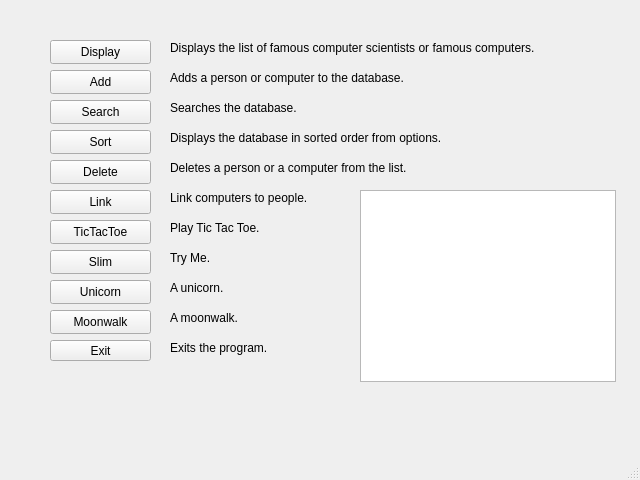
<?xml version="1.0" encoding="UTF-8"?>
<ui version="4.0">
 <class>FCACS</class>
 <widget class="QMainWindow" name="FCACS">
  <property name="geometry">
   <rect>
    <x>0</x>
    <y>0</y>
    <width>640</width>
    <height>480</height>
   </rect>
  </property>
  <property name="windowTitle">
   <string>MainWindow</string>
  </property>
  <widget class="QWidget" name="centralwidget">
   <widget class="QPushButton" name="pushButton">
    <property name="geometry">
     <rect>
      <x>50</x>
      <y>40</y>
      <width>101</width>
      <height>24</height>
     </rect>
    </property>
    <property name="text">
     <string>Display</string>
    </property>
   </widget>
   <widget class="QPushButton" name="pushButton_2">
    <property name="geometry">
     <rect>
      <x>50</x>
      <y>70</y>
      <width>101</width>
      <height>24</height>
     </rect>
    </property>
    <property name="text">
     <string>Add</string>
    </property>
   </widget>
   <widget class="QPushButton" name="pushButton_3">
    <property name="geometry">
     <rect>
      <x>50</x>
      <y>100</y>
      <width>101</width>
      <height>24</height>
     </rect>
    </property>
    <property name="text">
     <string>Search</string>
    </property>
   </widget>
   <widget class="QPushButton" name="pushButton_4">
    <property name="geometry">
     <rect>
      <x>50</x>
      <y>130</y>
      <width>101</width>
      <height>24</height>
     </rect>
    </property>
    <property name="text">
     <string>Sort</string>
    </property>
   </widget>
   <widget class="QPushButton" name="pushButton_5">
    <property name="geometry">
     <rect>
      <x>50</x>
      <y>160</y>
      <width>101</width>
      <height>24</height>
     </rect>
    </property>
    <property name="text">
     <string>Delete</string>
    </property>
   </widget>
   <widget class="QPushButton" name="pushButton_6">
    <property name="geometry">
     <rect>
      <x>50</x>
      <y>190</y>
      <width>101</width>
      <height>24</height>
     </rect>
    </property>
    <property name="text">
     <string>Link</string>
    </property>
   </widget>
   <widget class="QPushButton" name="pushButton_7">
    <property name="geometry">
     <rect>
      <x>50</x>
      <y>220</y>
      <width>101</width>
      <height>24</height>
     </rect>
    </property>
    <property name="text">
     <string>TicTacToe</string>
    </property>
   </widget>
   <widget class="QPushButton" name="pushButton_8">
    <property name="geometry">
     <rect>
      <x>50</x>
      <y>250</y>
      <width>101</width>
      <height>24</height>
     </rect>
    </property>
    <property name="text">
     <string>Slim</string>
    </property>
   </widget>
   <widget class="QPushButton" name="pushButton_9">
    <property name="geometry">
     <rect>
      <x>50</x>
      <y>280</y>
      <width>101</width>
      <height>24</height>
     </rect>
    </property>
    <property name="text">
     <string>Unicorn</string>
    </property>
   </widget>
   <widget class="QPushButton" name="pushButton_10">
    <property name="geometry">
     <rect>
      <x>50</x>
      <y>310</y>
      <width>101</width>
      <height>24</height>
     </rect>
    </property>
    <property name="text">
     <string>Moonwalk</string>
    </property>
   </widget>
   <widget class="QPushButton" name="pushButton_11">
    <property name="geometry">
     <rect>
      <x>50</x>
      <y>340</y>
      <width>101</width>
      <height>21</height>
     </rect>
    </property>
    <property name="text">
     <string>Exit</string>
    </property>
   </widget>
   <widget class="QLabel" name="label">
    <property name="geometry">
     <rect>
      <x>170</x>
      <y>40</y>
      <width>431</width>
      <height>16</height>
     </rect>
    </property>
    <property name="text">
     <string>Displays the list of famous computer scientists or famous computers.</string>
    </property>
   </widget>
   <widget class="QLabel" name="label_2">
    <property name="geometry">
     <rect>
      <x>170</x>
      <y>70</y>
      <width>281</width>
      <height>16</height>
     </rect>
    </property>
    <property name="text">
     <string>Adds a person or computer to the database.</string>
    </property>
   </widget>
   <widget class="QLabel" name="label_3">
    <property name="geometry">
     <rect>
      <x>170</x>
      <y>100</y>
      <width>161</width>
      <height>16</height>
     </rect>
    </property>
    <property name="text">
     <string>Searches the database.</string>
    </property>
   </widget>
   <widget class="QLabel" name="label_4">
    <property name="geometry">
     <rect>
      <x>170</x>
      <y>130</y>
      <width>321</width>
      <height>16</height>
     </rect>
    </property>
    <property name="text">
     <string>Displays the database in sorted order from options.</string>
    </property>
   </widget>
   <widget class="QLabel" name="label_5">
    <property name="geometry">
     <rect>
      <x>170</x>
      <y>160</y>
      <width>281</width>
      <height>16</height>
     </rect>
    </property>
    <property name="text">
     <string>Deletes a person or a computer from the list.</string>
    </property>
   </widget>
   <widget class="QLabel" name="label_6">
    <property name="geometry">
     <rect>
      <x>170</x>
      <y>190</y>
      <width>161</width>
      <height>16</height>
     </rect>
    </property>
    <property name="text">
     <string>Link computers to people.</string>
    </property>
   </widget>
   <widget class="QLabel" name="label_7">
    <property name="geometry">
     <rect>
      <x>170</x>
      <y>220</y>
      <width>121</width>
      <height>16</height>
     </rect>
    </property>
    <property name="text">
     <string>Play Tic Tac Toe.</string>
    </property>
   </widget>
   <widget class="QLabel" name="label_8">
    <property name="geometry">
     <rect>
      <x>170</x>
      <y>250</y>
      <width>61</width>
      <height>16</height>
     </rect>
    </property>
    <property name="text">
     <string>Try Me.</string>
    </property>
   </widget>
   <widget class="QLabel" name="label_9">
    <property name="geometry">
     <rect>
      <x>170</x>
      <y>280</y>
      <width>60</width>
      <height>16</height>
     </rect>
    </property>
    <property name="text">
     <string>A unicorn.</string>
    </property>
   </widget>
   <widget class="QLabel" name="label_10">
    <property name="geometry">
     <rect>
      <x>170</x>
      <y>310</y>
      <width>91</width>
      <height>16</height>
     </rect>
    </property>
    <property name="text">
     <string>A moonwalk.</string>
    </property>
   </widget>
   <widget class="QLabel" name="label_11">
    <property name="geometry">
     <rect>
      <x>170</x>
      <y>340</y>
      <width>131</width>
      <height>16</height>
     </rect>
    </property>
    <property name="text">
     <string>Exits the program.</string>
    </property>
   </widget>
   <widget class="QGraphicsView" name="graphicsView">
    <property name="geometry">
     <rect>
      <x>360</x>
      <y>190</y>
      <width>256</width>
      <height>192</height>
     </rect>
    </property>
   </widget>
  </widget>
  <widget class="QMenuBar" name="menubar">
   <property name="geometry">
    <rect>
     <x>0</x>
     <y>0</y>
     <width>640</width>
     <height>22</height>
    </rect>
   </property>
  </widget>
  <widget class="QStatusBar" name="statusbar"/>
 </widget>
 <resources/>
 <connections/>
</ui>
